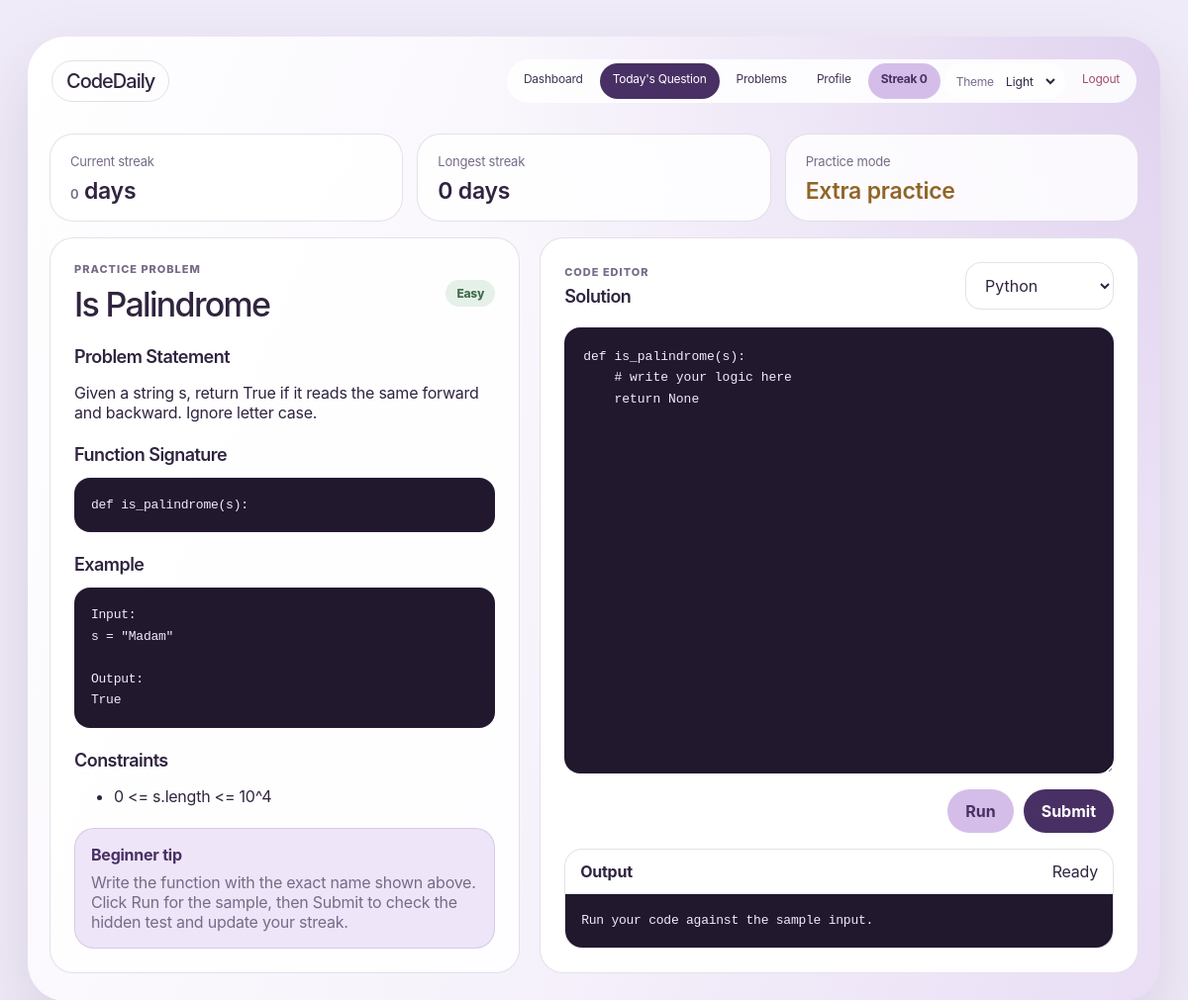
The page /problems/10 (signed in) on the database its author committed.
### tables this page shows
CREATE TABLE questions (
                id INTEGER PRIMARY KEY AUTOINCREMENT,
                title TEXT NOT NULL,
                difficulty TEXT NOT NULL,
                description TEXT NOT NULL,
                example_input TEXT NOT NULL,
                example_output TEXT NOT NULL,
                constraints_json TEXT NOT NULL DEFAULT '[]',
                function_signature TEXT,
                hidden_input TEXT,
                hidden_output TEXT,
                source TEXT NOT NULL DEFAULT 'seed',
                created_at TEXT NOT NULL DEFAULT CURRENT_TIMESTAMP
            );

### app.py (the view)
@app.route("/problems/<int:question_id>")
@login_required
def practice_question(question_id):
    question = get_question(question_id)
    if not question:
        return redirect(url_for("problems"))
    return render_template(
        "daily_question.html",
        question=question,
        error=None,
        page_label="Practice Problem",
        stats=user_stats(session["user_id"]),
        is_daily=False,
    )

### app.py (called while the page is built)
def login_required(view):
    @wraps(view)
    def wrapped(*args, **kwargs):
        if "user_id" not in session:
            return redirect(url_for("login"))
        return view(*args, **kwargs)
    return wrapped

@app.context_processor
def inject_user():
    if not session.get("user_id"):
        return {"current_user": None, "current_stats": None}
    user = get_user(session["user_id"])
    return {"current_user": user, "current_stats": user_stats(session["user_id"])}

### database.py (called while the page is built)
def get_db():
    conn = sqlite3.connect(DATABASE)
    conn.row_factory = sqlite3.Row
    return conn

def row_to_question(row):
    if row is None:
        return None
    item = dict(row)
    item["constraints"] = json.loads(item.pop("constraints_json") or "[]")
    return item

def get_user(user_id):
    with get_db() as conn:
        return conn.execute("SELECT * FROM users WHERE id = ?", (user_id,)).fetchone()

def get_question(question_id):
    with get_db() as conn:
        row = conn.execute("SELECT * FROM questions WHERE id = ?", (question_id,)).fetchone()
    return row_to_question(row)

### templates/daily_question.html (shortened to what this page needs)
{% extends "base.html" %}
{% block content %}
{% if error %}
<section class="empty-state">
    <h1>Today's question is not available yet</h1>
    <p>{{ error }}</p>
</section>
{% else %}
<section class="daily-summary">
    <article>
        <span>Current streak</span>
        <strong><span class="js-streak-count">{{ stats.current_streak if stats else 0 }}</span> days</strong>
    </article>
    <article>
        <span>Longest streak</span>
        <strong>{{ stats.longest_streak if stats else 0 }} days</strong>
    </article>
    <article class="{{ 'done' if stats and stats.today_solved else 'pending' }}">
        <span>{{ "Daily goal" if is_daily else "Practice mode" }}</span>
        <strong class="js-today-status">{{ "Solved" if stats and stats.today_solved else ("Submit to solve" if is_daily else "Extra practice") }}</strong>
    </article>
</section>
<section class="coding-layout"
         data-question-id="{{ question.id }}"
         data-is-daily="{{ 'true' if is_daily else 'false' }}"
         data-function-signature="{{ question.function_signature or '' }}">
    <article class="problem-panel">
        <div class="problem-header">
            <div>
                <p class="eyebrow">{{ page_label or "Coding Problem" }}</p>
                <h1>{{ question.title }}</h1>
            </div>
            <span class="difficulty {{ question.difficulty|lower }}">{{ question.difficulty }}</span>
        </div>
        <h2>Problem Statement</h2>
        <p>{{ question.description }}</p>
        {% if question.function_signature %}
        <h2>Function Signature</h2>
        <pre>{{ question.function_signature }}</pre>
        {% endif %}
        <h2>Example</h2>
        <pre>Input:
{{ question.example_input }}
Output:
{{ question.example_output }}</pre>
        {% if question.constraints %}
        <h2>Constraints</h2>
        <ul>
            {% for constraint in question.constraints %}
            <li>{{ constraint }}</li>
            {% endfor %}
        </ul>
        {% endif %}
        <div class="beginner-note">
            <strong>Beginner tip</strong>
            <p>Write the function with the exact name shown above. Click Run for the sample, then Submit to check the hidden test and update your streak.</p>
        </div>
    </article>
    <article class="editor-panel">
        <div class="editor-toolbar">
            <div>
                <p class="eyebrow">Code editor</p>
                <h2>Solution</h2>
            </div>
            <select id="language" aria-label="Language">
                <option value="python">Python</option>
            </select>
        </div>
        <textarea id="source-code" class="code-editor" spellcheck="false">print("Write your solution here")</textarea>
        <div class="editor-actions">
            <button id="run-btn" class="secondary-btn" type="button">Run</button>
            <button id="submit-btn" class="primary-btn" type="button">Submit</button>
        </div>
        <div class="result-box" id="result-box">
            <div class="result-meta">
                <strong>Output</strong>
                <span id="verdict">Ready</span>
            </div>
            <pre id="output">Run your code against the sample input.</pre>
        </div>
    </article>
</section>
{% endif %}
{% endblock %}

### rows shown on the page
questions: title "Is Palindrome", difficulty "Easy", description "Given a string s, return True if it reads the same forward and backward. Ignore letter case.", function_signature "def is_palindrome(s):", example_input "s = \"Madam\"", example_output "True"

### other values the page prints
{{ current_stats.current_streak if current_stats else 0 }} "0"
{{ stats.current_streak if stats else 0 }} "0"
{{ stats.longest_streak if stats else 0 }} "0"
{{ "Daily goal" if is_daily else "Practice mode" }} "Practice mode"
{{ page_label or "Coding Problem" }} "PRACTICE PROBLEM"
{{ constraint }} "0 <= s.length <= 10^4"
